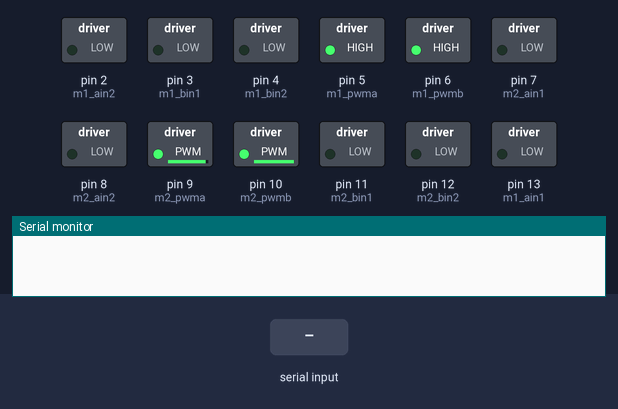
The sketch below on a simulated Arduino Uno, built with avr-gcc and run on an emulated ATmega328P. Shown: switched loads named in the sketch (green lamp = pin HIGH), the last lines printed to the serial monitor. The inputs (shaded band) are chosen by the test bench.

Above: at 1.2 s.
1.3 s: "F" received over Serial
At 1.8 s:
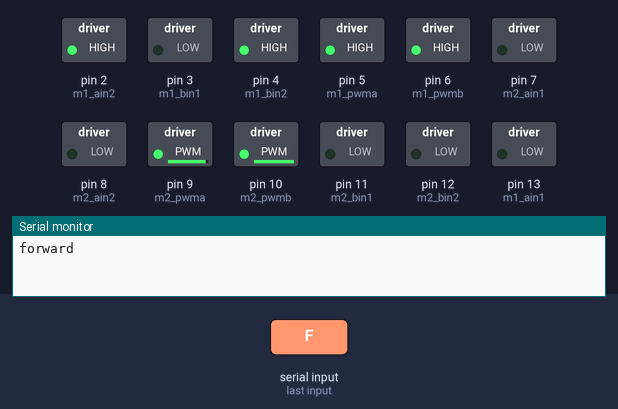
2.8 s: "B" received over Serial
At 4.0 s:
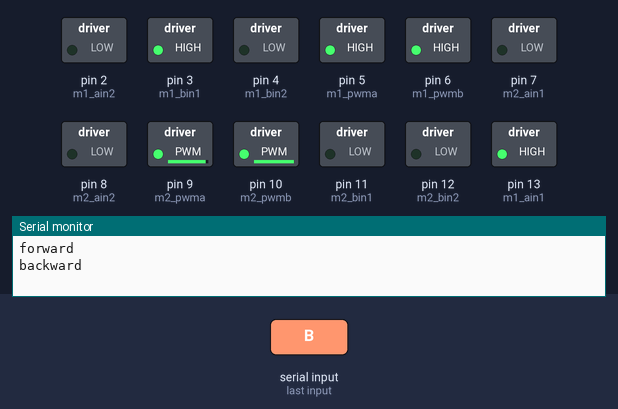
4.3 s: "L" received over Serial
At 5.3 s:
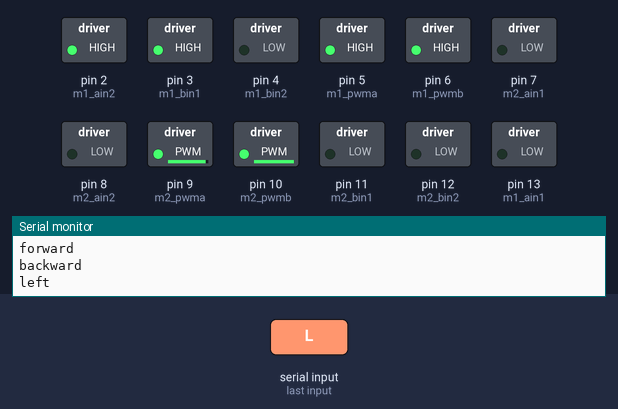
5.8 s: "R" received over Serial
At 6.4 s:
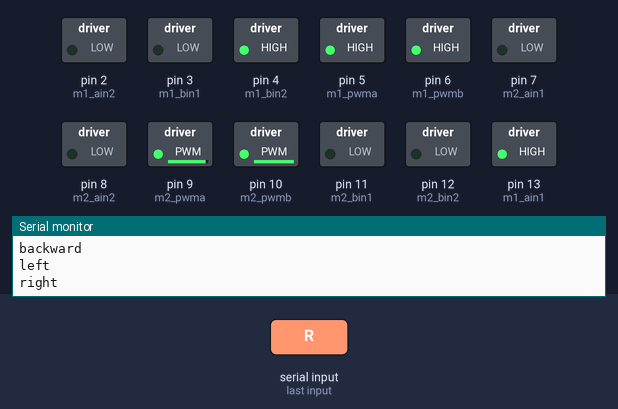
7.3 s: "U" received over Serial
At 8.5 s:
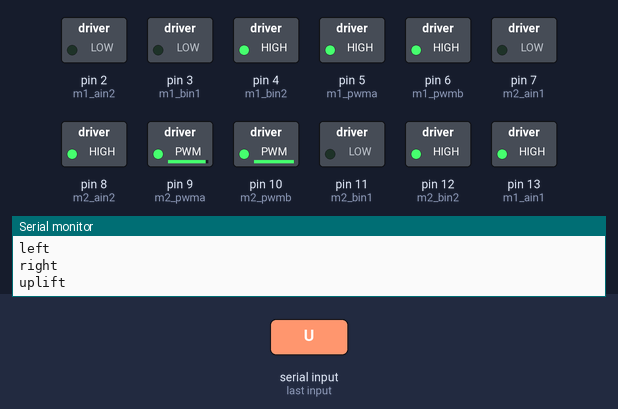
8.8 s: "D" received over Serial
At 9.9 s:
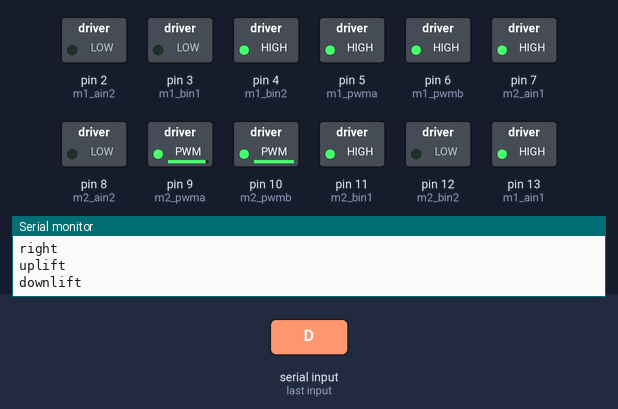
Timing chart, 0 to 11.3 s (numbered marks = the images above; inputs shaded):
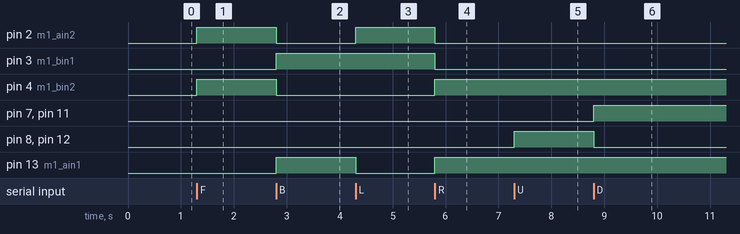

The sketch:

Lifiting_robot.ino
```cpp
// #define m1_en1 A0
// #define m1_en2 A1
// #define m2_en1 A3
// #define m2_en2 A4
#define m1_ain1 13
#define m1_ain2 2
#define m1_bin1 3
#define m1_bin2 4
#define m1_pwma 5
#define m1_pwmb 6
#define m2_ain1 7
#define m2_ain2 8
#define m2_bin1 11
#define m2_bin2 12
#define m2_pwma 9
#define m2_pwmb 10
#define m3_relay1 A2
#define m3_relay2 A5


char data;

void setup() {
  Serial.begin(9600);
  // put your setup code here, to run once:
  // pinMode(m1_en1, OUTPUT);
  // pinMode(m1_en2, OUTPUT);
  pinMode(m1_ain1, OUTPUT);
  pinMode(m1_ain2, OUTPUT);
  pinMode(m1_bin1, OUTPUT);
  pinMode(m1_bin2, OUTPUT);
  pinMode(m1_pwma, OUTPUT);
  pinMode(m1_pwmb, OUTPUT);
  // pinMode(m2_en1, OUTPUT);
  // pinMode(m2_en2, OUTPUT);
  pinMode(m2_ain1, OUTPUT);
  pinMode(m2_ain2, OUTPUT);
  pinMode(m2_bin1, OUTPUT);
  pinMode(m2_bin2, OUTPUT);
  pinMode(m2_pwma, OUTPUT);
  pinMode(m2_pwmb, OUTPUT);
  digitalWrite(m3_relay1, OUTPUT);
  digitalWrite(m3_relay2, OUTPUT);
  // digitalWrite(m1_en1, HIGH);
  // digitalWrite(m1_en2, HIGH);
  // digitalWrite(m2_en1, HIGH);
  // digitalWrite(m2_en2, HIGH);
  digitalWrite(m1_pwma, HIGH);
  digitalWrite(m1_pwmb, HIGH);
  analogWrite(m2_pwma, 240);
  analogWrite(m2_pwmb, 253);

}

void loop() {
  // put your main code here, to run repeatedly:
  while(Serial.available()>0)
  {
    data = Serial.read();
    if(data == 'F')
    {
      forward();
    }
    if(data == 'B')
    {
      backward();
    }
    if(data == 'L')
    {
      left();
    }
    if(data == 'R')
    {
      right();
    }
    if(data == 'S')
    {
      stopp();
    }
    if(data == 'U')
    {
      uplift();
    }
    if(data == 'D')
    {
      downlift();
    }
    if(data == 'C')
    {
      clockwise();
    }
    if(data == 'A')
    {
      anticlockwise();
    }
  }
}

void forward()
{
  digitalWrite(m1_ain1, LOW);
  digitalWrite(m1_bin1, LOW);
  digitalWrite(m1_ain2, HIGH);
  digitalWrite(m1_bin2, HIGH);
  Serial.println("forward");
}

void backward()
{
  digitalWrite(m1_ain1, HIGH);
  digitalWrite(m1_bin1, HIGH);
  digitalWrite(m1_ain2, LOW);
  digitalWrite(m1_bin2, LOW);
  Serial.println("backward");
}

void left()
{
  digitalWrite(m1_ain1, LOW);
  digitalWrite(m1_bin1, HIGH);
  digitalWrite(m1_ain2, HIGH);
  digitalWrite(m1_bin2, LOW);
  Serial.println("left");
}

void right()
{
  digitalWrite(m1_ain1, HIGH);
  digitalWrite(m1_bin1, LOW);
  digitalWrite(m1_ain2, LOW);
  digitalWrite(m1_bin2, HIGH);
  Serial.println("right");
}

void stopp()
{
  digitalWrite(m1_ain1, LOW);
  digitalWrite(m1_bin1, LOW);
  digitalWrite(m1_ain2, LOW);
  digitalWrite(m1_bin2, LOW);
  digitalWrite(m2_ain1, LOW);
  digitalWrite(m2_bin1, LOW);
  digitalWrite(m2_ain2, LOW);
  digitalWrite(m2_bin2, LOW);
  digitalWrite(m3_relay1, LOW);
  digitalWrite(m3_relay2, LOW);
  Serial.println("stop");
}

void uplift()
{
  digitalWrite(m2_ain1, LOW);
  digitalWrite(m2_bin1, LOW);
  digitalWrite(m2_ain2, HIGH);
  digitalWrite(m2_bin2, HIGH);
  Serial.println("uplift");
}

void downlift()
{
  digitalWrite(m2_ain1, HIGH);
  digitalWrite(m2_bin1, HIGH);
  digitalWrite(m2_ain2, LOW);
  digitalWrite(m2_bin2, LOW);
  Serial.println("downlift");
}
void clockwise()
{
  digitalWrite(m3_relay1, HIGH);
  digitalWrite(m3_relay2, LOW);
  Serial.println("clockwise");
}

void anticlockwise()
{
  digitalWrite(m3_relay1, LOW);
  digitalWrite(m3_relay2, HIGH);
  Serial.println("anticlockwise");
}
```

Measured:
- after the input at 1.3 s, pin 2 (m1_ain2), pin 4 (m1_bin2): LOW → HIGH at once
- after the input at 2.8 s, pin 2 (m1_ain2), pin 4 (m1_bin2): HIGH → LOW at once; pin 3 (m1_bin1), pin 13 (m1_ain1): LOW → HIGH at once
- after the input at 4.3 s, pin 2 (m1_ain2): LOW → HIGH at once; pin 13 (m1_ain1): HIGH → LOW at once
- after the input at 5.8 s, pin 2 (m1_ain2), pin 3 (m1_bin1): HIGH → LOW at once; pin 4 (m1_bin2), pin 13 (m1_ain1): LOW → HIGH at once
- after the input at 7.3 s, pin 8 (m2_ain2), pin 12 (m2_bin2): LOW → HIGH at once
- after the input at 8.8 s, pin 7 (m2_ain1), pin 11 (m2_bin1): LOW → HIGH at once; pin 8 (m2_ain2), pin 12 (m2_bin2): HIGH → LOW at once
